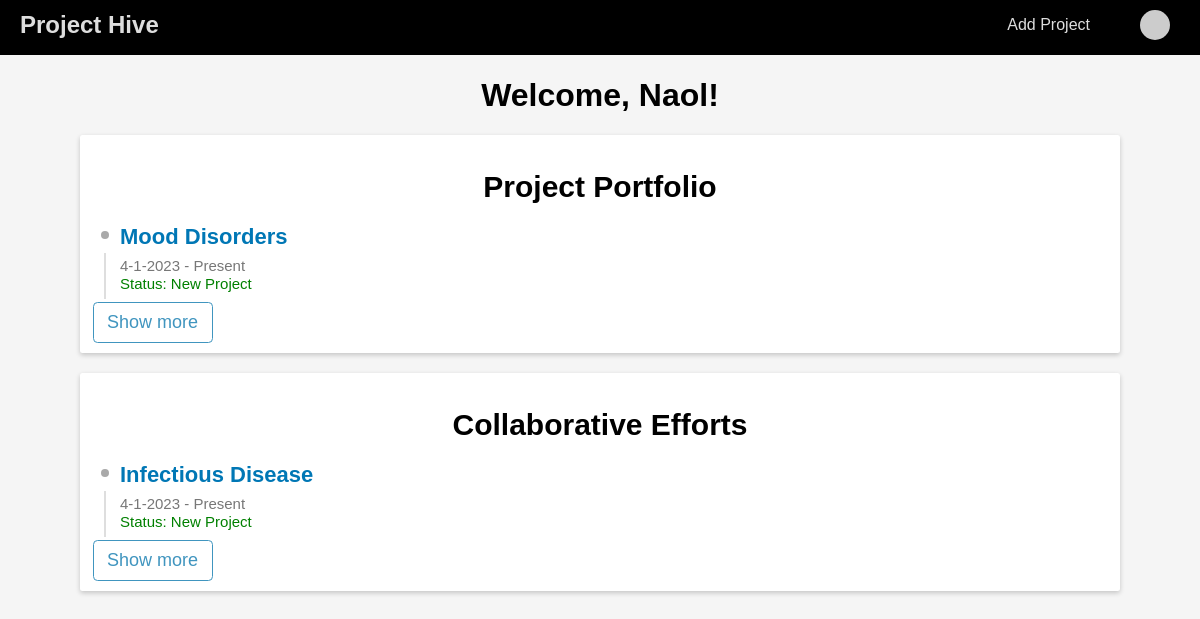
Screenshot of /profile/dashboard (signed in) with the database file from the repository.
### website/models.py (models this page shows)
class User(db.Model, UserMixin):
    id = db.Column(db.Integer, primary_key=True)
    first_name = db.Column(db.String(500), nullable=False)
    last_name = db.Column(db.String(500), nullable=False)
    email = db.Column(db.String(500), unique=True)
    hash = db.Column(db.String(500))

class Project(db.Model):
    id = db.Column(db.Integer, primary_key=True)
    title = db.Column(db.String(500), nullable=False)
    start_date = db.Column(db.DateTime(timezone=True), default=func.now(), nullable=False)
    description = db.Column(db.String(5000), unique=True, nullable=False)
    status = db.Column(db.String(500), default="New Project")
    leaders = db.relationship('User', secondary='leader', backref='projects')

### website/views.py (the view)
@views.route("/profile/dashboard")
@login_required
def dashboard():
    user = User.query.filter_by(email=current_user.email).first()
    leaders = Leader.query.filter_by(
        user_id=user.id
    ).all()  # grabbing all the leader's project
    collaborators = Collaborator.query.filter_by(
        user_id=user.id
    ).all()  # grabbing all the leader's project
    entries = []
    collaborator_entries = []
    for leader in leaders:
        projects = Project.query.filter_by(id=leader.project_id).all()
        if projects:
            for project in projects:
                entry = {}
                entry["title"] = project.title
                entry["description"] = project.description
                entry["status"] = project.status
                entry["id"] = project.id
                entry["start_date"] = project.start_date
                entries.append(entry)
    for collaborator in collaborators:
        projects = Project.query.filter_by(id=collaborator.project_id).all()
        if projects:
            for project in projects:
                collaborator_entry = {}
                collaborator_entry["title"] = project.title
                collaborator_entry["description"] = project.description
                collaborator_entry["status"] = project.status
                collaborator_entry["id"] = project.id
                collaborator_entry["start_date"] = project.start_date
                collaborator_entries.append(collaborator_entry)
    return render_template(
        "dashboard.html",
        user=current_user,
        entries=entries,
        collaborator_entries=collaborator_entries,
    )

### website/__init__.py (called while the page is built)
def create_app():
    app = Flask(__name__)
    app.config["TEMPLATES_AUTO_RELOAD"] = True
    app.config['SQLALCHEMY_DATABASE_URI'] = f'sqlite:///{DB_NAME}'
    app.config['SECRET_KEY'] = "dsaljf;ldsakjf;lkdsjf,cmlkjlkwqjfoijlsad;"
    app.config['LOGIN_MESSAGE'] = 'Please log in to continue.'
    db.init_app(app)
    from website.views import views
    from website.auth import auth
    app.register_blueprint(views, url_prefix="/")
    app.register_blueprint(auth, url_prefix="/")
    from website import models
    from website.models import User
    create_database(app)
    login_manager = LoginManager()
    login_manager.login_view = 'auth.login'
    login_manager.login_message = 'Please log in to continue.' # set the custom login message
    login_manager.init_app(app)
    @login_manager.user_loader
    def load_user(id):
        return User.query.get(int(id))
    return app

### website/templates/dashboard.html (shortened to what this page needs)
{% extends "base.html" %} {% block title %} Dashboard {% endblock %} {% block main%}
<h1>Welcome, {{ user.first_name }}!</h1>
<div class="card">
    <div class="title-grid portfolio">
        <h2 class="P-Title">Project Portfolio</h2>
    </div>
    {% for entry in entries %}
        {% if loop.index <= 1 %}
        <div class="project-card">
            <div class="justify-space-between project-history">
              <div class="full-width project-card">
                <div class="full-height">
                    <a href="{{ url_for('views_bp.details', id=entry.id) }}" class="fancy-link">
                        <span class="title">{{ entry.title }}</span>
                    </a>
                </div>
                <span class="period">
                  <span>{{entry.start_date.month}}-{{entry.start_date.day}}-{{entry.start_date.year}} - Present</span>
                </span>
                <span>
                    <br>
                  <span class="status-dashboard">Status: {{entry.status}}</span>
                </span>
              </div>
            </div>
        </div>
        {% endif %}
    {% endfor %}
    <div class="card-footer">
        <button class="homebtn btn-outline show-more-btn">Show more</button>
    </div>
</div>
<div class="card">
    <div class="title-grid portfolio">
        <h2 class="P-Title">Collaborative Efforts</h2>
    </div>
    {% for entry in collaborator_entries %}
        {% if loop.index <= 1 %}
        <div class="collab-card">
            <div class="justify-space-between project-history">
              <div class="full-width collab-card">
                <div class="full-height">
                    <a href="{{ url_for('views_bp.details', id=entry.id) }}" class="fancy-link">
                        <span class="title">{{ entry.title }}</span>
                    </a>
                </div>
                <span class="period">
                  <span>{{entry.start_date.month}}-{{entry.start_date.day}}-{{entry.start_date.year}} - Present</span>
                </span>
                <span>
                     <br>
                  <span class="status-dashboard">Status: {{entry.status}}</span>
                </span>
              </div>
            </div>
        </div>
        {% endif %}
    {% endfor %}
    <div class="card-footer">
        <button class="homebtn btn-outline show-more-btn-collab">Show more</button>
    </div>
</div>
{% endblock %}
{% set active = 'dashboard' %}

### website/static/css/main.css (style rules this page uses)
*, *::after, *::before { box-sizing: border-box; font-family: sans-serif; }
html { font-size: 62.5%; }
.card { font-family: serif; font-size: 1.6rem; }
body { background-color: #f5f5f5; }
h1 { text-align: center; font-size: 3.2rem; }
input[type="text"], input[type="email"], input[type="password"], button { outline: none; width: 100%; }
a { text-decoration: none; }
.card { background-color: white; padding: 1rem; margin: 2rem 8rem; border: none; border-radius: 0.25rem; box-shadow: 0 2px 5px 0 rgba(0, 0, 0, 0.2); }
.P-Title { font-size: 3rem; margin-bottom: 1rem; text-align: center; font-family: sans-serif; }
.card-footer { margin-top: 1rem; }
.homebtn { --color: hsl(200, 50%, 50%); background: var(--color); color: white; border: none; font-size: 1.8rem; padding: 0.5em 0.75em; border-radius: 0.25em; cursor: pointer; width: auto; }
.homebtn.btn-outline { background: none; border: 1px solid var(--color); color: var(--color); }
.homebtn+.homebtn { margin-left: 0.25rem; }
.portfolio { font-size: 1.4rem; border-bottom: #0b9c19; }
.full-width { width: 100%; }
.justify-space-between { justify-content: space-between; }
.full-height { height: 100%; margin-bottom: 7px; }
.project-history { position: relative; margin-top: 20px; padding-left: 30px; }
.project-history .title { font-family: sans-serif; font-size: 2.2rem; }
.project-history .period { font-size: 1.5rem; color: #777; font-family: sans-serif; }
.status-dashboard { display: block; text-align: left; font-size: 1.5rem; margin-bottom: 0.5rem; text-align: left; color: green; font-family: sans-serif; }
.project-history::before { content: ""; position: absolute; top: 7px; left: 10.6px; width: 8px; height: 8px; border-radius: 50%; background-color: #a9a9a9; z-index: 1; }
.project-history::after { content: ""; position: absolute; top: 29px; left: 14px; bottom: -7px; width: 2px; background-color: #dedede; z-index: 1; }
.fancy-link { position: relative; display: inline-block; color: #0077B5; text-decoration: none; font-weight: bold; font-size: 1.2rem; transition: all 0.3s ease; }
.fancy-link::after { content: ''; position: absolute; bottom: -1px; left: 50%; transform: translateX(-50%); width: 0; height: 2px; background-color: #0077B5; transition: all 0.3s ease; }

### rows the page displays
User: first_name "Naol"
Project: title "Mood Disorders", start_date.month "4", start_date.day "1", start_date.year "2023", status "New Project"
Project: title "Infectious Disease", start_date.month "4", start_date.day "1", start_date.year "2023", status "New Project"
